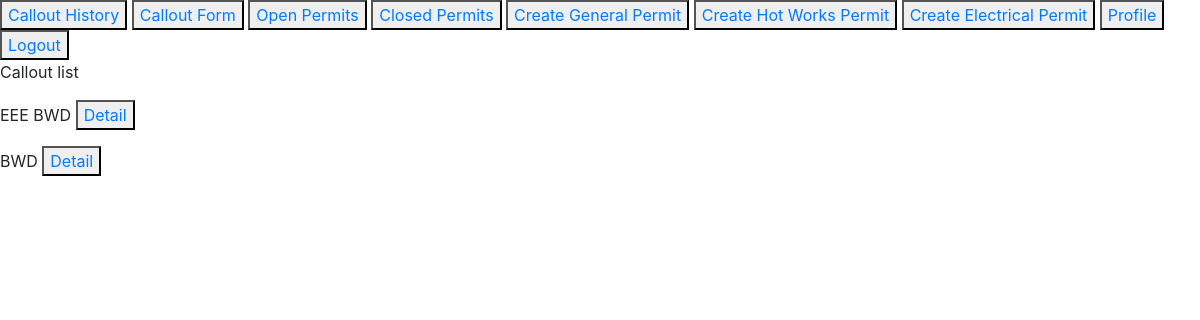
/callout/ (signed in), run on the app's committed database.
### my_app/models.py (models this page shows, shortened)
class Callout(models.Model):
    BWD = 'BWD'
    CCH = 'CCH'
    HND = 'HND'
    SYO = 'SYO'
    FACILITY = (
        (BWD, 'BWD'),
        (CCH, 'CCH'),
        (HND, 'HND'),
        (SYO, 'SYO')
    )
    C1 = 'C1'
    C2 = 'C2'
    C3 = 'C3'
    PRIORITY = (
        (C1, 'C1'),
        (C2, 'C2'),
        (C3, 'C3')
    )
    ELECTRICAL = 'electrical'
    LEAK = 'leak'
    ALARM = 'alarm'
    MEDICAL_GAS = 'medical_gas'
    DRAINAGE_BLOCK = 'drainage_block'
    TEMP_ISSUES = 'temp_issues'
    WEAR_TEAR = 'wear_tear'
    FAULT_CAUSE = (
        (ELECTRICAL, 'electrical'),
        (LEAK, 'leak'),
        (ALARM, 'alarm'),
        (MEDICAL_GAS, 'medical_gas'),
        (DRAINAGE_BLOCK, 'drainage_block'),
        (TEMP_ISSUES, 'temp_issues'),
        (WEAR_TEAR, 'wear_tear')
    )
    engineer = models.ForeignKey(User, blank=True, null=True, on_delete=models.CASCADE)
    name = models.CharField(max_length=20, default='')
    facility = models.CharField(max_length=20, choices=FACILITY, default=BWD)
    callout_date = models.DateField(auto_now_add=False, default=timezone.now)
    notification_time = models.TimeField(auto_now_add=False, default=timezone.now)
    arrival_time = models.TimeField(auto_now_add=False, default=timezone.now)
    completion_time = models.TimeField(auto_now_add=False, default=timezone.now)
    mileage = models.DecimalField(default=0.0, max_digits=6, decimal_places=2)
    ref_number = models.PositiveIntegerField(default=0)
    findings = models.TextField(max_length=500)
    actions_taken = models.TextField(max_length=500)
    resolved_status = models.BooleanField()
    follow_up_status = models.BooleanField()
    support_required_status = models.BooleanField()
    priority_status = models.CharField(max_length=5, choices=PRIORITY, default=C1)
    fault_case = models.CharField(max_length=20, choices=FAULT_CAUSE, default=C1)
    published_date = models.DateField(default=timezone.now)
    views = models.IntegerField(default=0)
    class Meta:
        verbose_name = 'Callout'
        verbose_name_plural = 'Callouts'
        ordering = ('callout_date', )

### my_app/views.py (the view)
# urls.py: path('callout/', CalloutListView.as_view(), name='callout'),
class CalloutListView(ListView):
    model = Callout
    template_name = 'callout.html'
    paginate_by = 10
    queryset = Callout.objects.all()
    def get_queryset(self):
        return Callout.objects.filter(published_date__lte=timezone.now()).order_by('-name')

### my_app/Templates/callout.html
{% extends 'base.html' %}
{% block content %}
<p>Callout list</p>
{% for callout in object_list %}
    <p>{{ callout.name }} {{ callout.facility }}
        <button><a href="{% url 'callout_detail' callout.id %}">Detail</a></button>
    </p>
    {% empty %}
        <p>Nothing has been posted yet. Be the first</p>
{% endfor %}
{% endblock %}

### data on the page
Callout: name "EEE", facility "BWD"
Callout: facility "BWD"
